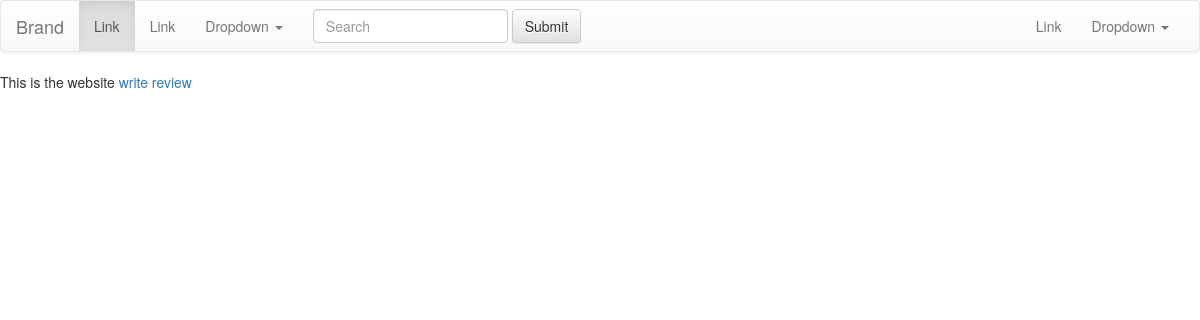
The app's page /, older data.
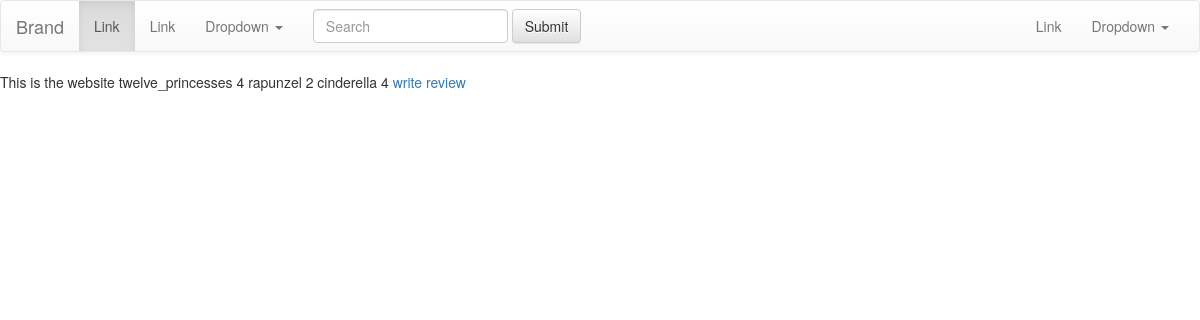
The same page, newer data.
### reviews/models.py (models this page shows, shortened)
class Review(models.Model):
	author = models.ForeignKey('auth.User')
	TITLE_CHOICES = (
		('cinderella', 'Cinderella'),
		('hansel_gretel', 'Hansel & Gretel'),
		('rapunzel', 'Rapunzel'),
		('snow_white', 'Snow White and the Seven Dwarfs'),
		('three_pigs', 'The Three Little Pigs'),
		('twelve_princesses', 'The 12 Dancing Princesses')
		)
	title = models.CharField(max_length=100, choices=TITLE_CHOICES)
	text = models.TextField()
	stars_overall = models.IntegerField()
	stars_story = models.IntegerField()
	stars_characters = models.IntegerField()
	stars_relevance = models.IntegerField()
	review_date = models.DateTimeField(blank=True, null=True)

### reviews/views.py (the view)
# urls.py: url(r'^$', views.all_reviews, name='all_reviews'),
def all_reviews(request):
	reviews = Review.objects.filter(review_date__lte=timezone.now()).order_by('review_date')
	return render(request, 'reviews/all_reviews.html', {'reviews': reviews})

### reviews/templates/reviews/all_reviews.html
{% extends 'reviews/base.html' %}
{% block content %}
This is the website
{% for review in reviews %}
	{{ review.title }}
	{{ review.stars_overall }}
{% endfor %}
<a href="{% url 'write_review' %}">write review</a>
{% endblock %}

### reviews/templates/reviews/base.html (shortened to what this page needs)
{% load staticfiles %}
<!DOCTYPE html>
<head>
    <link rel="stylesheet" href="https://maxcdn.bootstrapcdn.com/bootstrap/3.3.6/css/bootstrap.min.css">
    <link rel="stylesheet" href="https://maxcdn.bootstrapcdn.com/bootstrap/3.3.6/css/bootstrap-theme.min.css">
</head>
<body>
  <nav class="navbar navbar-default">
    <div class="container-fluid">
      <div class="navbar-header">
        <a class="navbar-brand" href="#">Brand</a>
      </div>
      <div class="collapse navbar-collapse" id="bs-example-navbar-collapse-1">
        <ul class="nav navbar-nav">
          <li class="active"><a href="#">Link <span class="sr-only">(current)</span></a></li>
          <li><a href="#">Link</a></li>
          <li class="dropdown">
            <a href="#" class="dropdown-toggle" data-toggle="dropdown" role="button" aria-haspopup="true" aria-expanded="false">Dropdown <span class="caret"></span></a>
          </li>
        </ul>
        <form class="navbar-form navbar-left" role="search">
          <div class="form-group">
            <input type="text" class="form-control" placeholder="Search">
          </div>
          <button type="submit" class="btn btn-default">Submit</button>
        </form>
        <ul class="nav navbar-nav navbar-right">
          <li><a href="#">Link</a></li>
          <li class="dropdown">
            <a href="#" class="dropdown-toggle" data-toggle="dropdown" role="button" aria-haspopup="true" aria-expanded="false">Dropdown <span class="caret"></span></a>
          </li>
        </ul>
      </div>
    </div>
  </nav>
{% block content %}
{% endblock %}
</body>
</html>

Row changes from the older to the newer data that the page shows:
added Review: title "twelve_princesses", stars_overall "4"
added Review: title "rapunzel", stars_overall "2"
added Review: title "cinderella", stars_overall "4"
